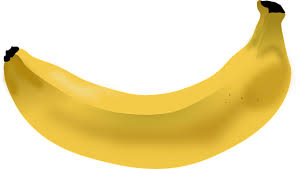
#> input picture FFT/img.jpeg, 298 x 169 px
$ jupyter execute fft.ipynb
#> lines starting #> are read from the running program, lines starting #| are printed output that depends on the picture
[cell 1]
import cv2
import matplotlib.pyplot as plt
import numpy as np
from scipy.fft import fft2, ifft2, fftshift, ifftshift

[cell 2]
img = cv2.imread('img.jpeg', cv2.IMREAD_GRAYSCALE)
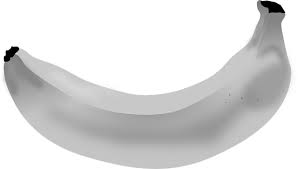
#> img: shape (169, 298); min 0, max 255, mean 219.6
plt.subplot(1, 2, 1)
plt.title('Original Image')
plt.imshow(img, cmap='gray')

[cell 3]
f_transform = fft2(img)  # 2D FFT
f_shifted = fftshift(f_transform)

[cell 4]
magnitude_spectrum = np.log(np.abs(f_shifted) +1)
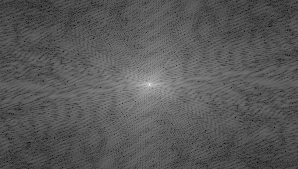
#> magnitude_spectrum: shape (169, 298) float64; min 1.58, max 16.22, mean 6.66; drawn with min black and max white
plt.subplot(1, 2, 2)
plt.title('Magnitude Spectrum (Log Scale)')
plt.imshow(magnitude_spectrum, cmap='gray')
plt.show()

[cell 5]
# low pass filter
rows, cols = img.shape
#> rows = 169; cols = 298
crow, ccol = rows // 2 , cols // 2
#> crow = 84; ccol = 149

mask = np.zeros((rows, cols), np.uint8)
mask[crow-10:crow+10, ccol-10:ccol+10] = 1

f_shifted_filtered = f_shifted * mask

f_ishift = ifftshift(f_shifted_filtered)
image_filtered = np.abs(ifft2(f_ishift))
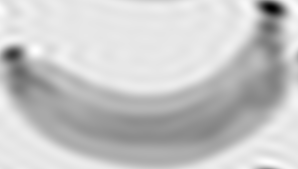
#> image_filtered: shape (169, 298) float64; min 2.08, max 281.5, mean 219.7; drawn with min black and max white

plt.subplot(1, 2, 1)
plt.title('Filtered Image')
plt.imshow(image_filtered, cmap='gray')

magnitude_spectrum_filtered = np.log(np.abs(f_shifted_filtered) + 1)
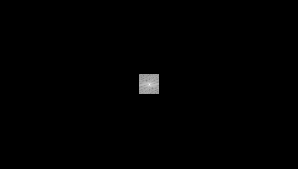
#> magnitude_spectrum_filtered: shape (169, 298) float64; min 0, max 16.22, mean 0.0838; drawn with min black and max white
plt.subplot(1, 2, 2)
plt.title('Filtered Magnitude Spectrum')
plt.imshow(magnitude_spectrum_filtered, cmap='gray')
plt.show()

[cell 6]
#high pass filter
mask_high_pass = np.ones((rows, cols), np.uint8)
mask_high_pass[crow-10:crow+10, ccol-10:ccol+10] = 0  # Block low frequencies

f_shifted_filtered_high = f_shifted * mask_high_pass

f_ishift_high = ifftshift(f_shifted_filtered_high)
image_filtered_high = np.abs(ifft2(f_ishift_high))
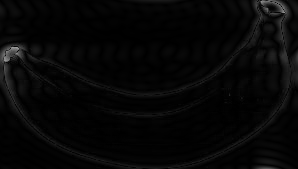
#> image_filtered_high: shape (169, 298) float64; min 0.0103, max 158.5, mean 7


plt.subplot(1, 2, 1)
plt.title('High-Pass Filtered Image')
plt.imshow(image_filtered_high, cmap='gray')

magnitude_spectrum_high = np.log(np.abs(f_shifted_filtered_high) + 1)
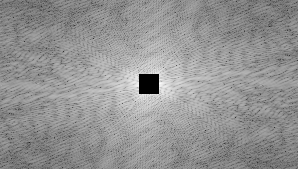
#> magnitude_spectrum_high: shape (169, 298) float64; min 0, max 11.34, mean 6.57; drawn with min black and max white
plt.subplot(1, 2, 2)
plt.title('High-Pass Filtered Magnitude Spectrum')
plt.imshow(magnitude_spectrum_high, cmap='gray')
plt.show()
